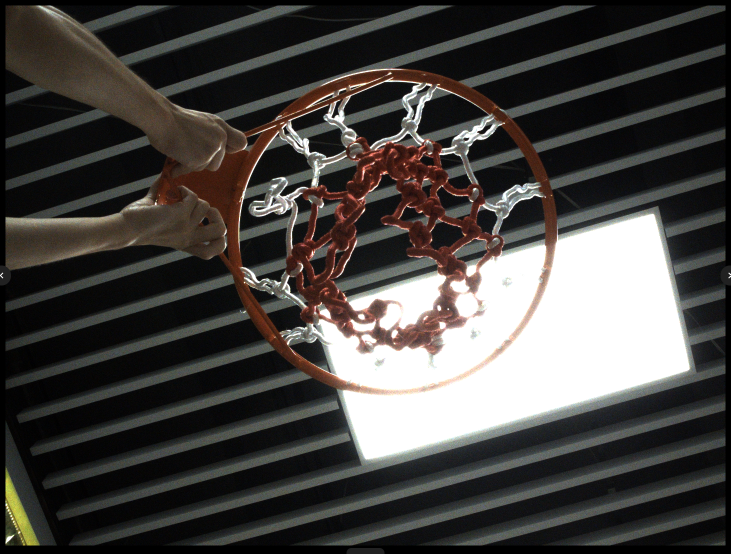
#> input picture pictures/hoop1.jpg, 1461 x 1107 px, found by its file name (shown at 1/2 size)
$ python hoop.py
#> lines starting #> are read from the running program, lines starting #| are printed output that depends on the picture; after the words box and inside, x2 and y2 are one past the last pixel; in counts of white or black regions, pixels touching at a corner belong together
import cv2
import numpy as np

def process_and_compare_methods(image_path):
    """
    加载图像，同时使用轮廓拟合和霍夫变换检测篮球筐，并在网格中对比结果。
    """
#> called with image_path = '/home/niu/Desktop/hoop1.jpg'
    # --- 0. 设置缩放比例 ---
    scale_percent = 50

    # --- 1. 加载图像 ---
    image = cv2.imread(image_path)
#> image is the input picture: shape (1107, 1461, 3); mean B, G, R 65.7, 68.3, 70.9
    if image is None:
        print(f"错误: 无法加载图片，请检查路径: {image_path}")
        return
    print("图像加载成功，开始处理...")

    # --- 2. 预处理 (颜色分割和二值化) ---
    hsv = cv2.cvtColor(image, cv2.COLOR_BGR2HSV)
#> hsv: shape (1107, 1461, 3); mean H, S, V 56.4, 53.4, 73.4

    # --- 修改部分：已移除不必要的mask2 ---
    # 根据您找到的参数，我们只需要一个HSV范围。
    lower_bound = np.array([13, 0, 0])
    upper_bound = np.array([179, 190, 241])

    # 直接生成最终的二值化掩码
    binarized_mask = cv2.inRange(hsv, lower_bound, upper_bound)
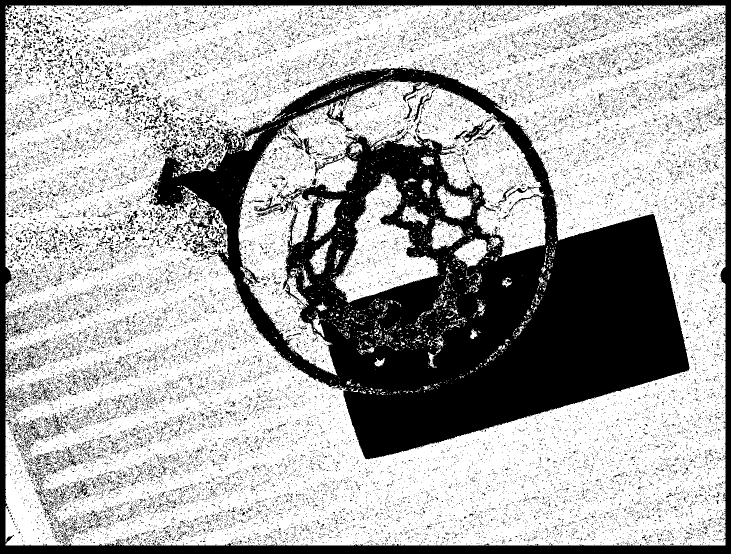
#> binarized_mask: shape (1107, 1461) (shown at 1/2 size); 68% white; 33752 black regions (32984 under 20 px), largest, box (x1, y1, x2, y2) and area: (305, 129, 1379, 919) 329110, (0, 0, 1461, 1107) 65524, (508, 393, 567, 435) 640
    binarized_mask = cv2.bitwise_not(binarized_mask)
    cv2.imshow("tt",binarized_mask)
    # print(binarized_mask)

    # 形态学处理，清理掩码
    kernel = cv2.getStructuringElement(cv2.MORPH_ELLIPSE, (7, 7))
    mask_opened = cv2.morphologyEx(binarized_mask, cv2.MORPH_CLOSE, kernel, iterations=3)
#> mask_opened: shape (1107, 1461); 96.1% white; 126 black regions, largest, box (x1, y1, x2, y2) and area: (11, 962, 84, 1090) 4019, (792, 889, 882, 942) 2210, (951, 890, 1011, 952) 1808
    mask_opened = cv2.morphologyEx(mask_opened, cv2.MORPH_OPEN, kernel, iterations=2)
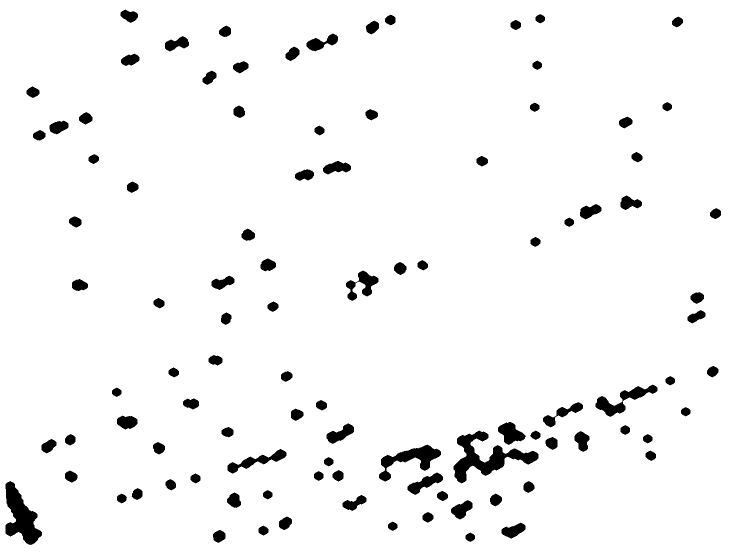
#> mask_opened: shape (1107, 1461) (shown at 1/2 size); 96% white; 100 black regions, largest, box (x1, y1, x2, y2) and area: (907, 861, 1077, 967) 6081, (11, 962, 84, 1090) 4713, (758, 889, 882, 963) 3226
    print("预处理完成，生成二值化图。")

    # --- 3. 方法一：轮廓拟合 (Contour Fitting) ---
    result_contour = image.copy()
    contours, _ = cv2.findContours(mask_opened, cv2.RETR_EXTERNAL, cv2.CHAIN_APPROX_SIMPLE)
#> contours = [[[0, 0], [0, 1106], [1460, 1106], [1460, 0]]]
    if contours:
        # vstack所有轮廓点以处理被分割的轮廓
        all_points = np.vstack([cnt for cnt in contours])
#> all_points = [[0, 0], [0, 1106], [1460, 1106], [1460, 0]]
        if len(all_points) >= 5:
            ellipse = cv2.fitEllipse(all_points)
            cv2.ellipse(result_contour, ellipse, (0, 255, 0), 5) # 绿色椭圆
            print("方法一 (轮廓拟合) 检测成功。")

    # --- 4. 方法二：霍夫圆变换 (Hough Circle Transform) ---
    result_hough = image.copy()
    circles = cv2.HoughCircles(mask_opened, cv2.HOUGH_GRADIENT, dp=1.2, minDist=100,
                               param1=100, param2=25, minRadius=int(image.shape[1]*0.15), maxRadius=int(image.shape[1]*0.4))
#> circles = 14 rows, first 8: [688.2, 570.6, 494.2], [813, 615, 371.2], [456.6, 570.6, 484.9], [798.6, 408.6, 527.8], [737.4, 744.6, 296], [534.6, 936.6, 397.1], [1056.6, 636.6, 265.9], [839.4, 744.6, 222.5]
    if circles is not None:
        circles = np.uint16(np.around(circles))
#> circles = 14 rows, first 8: [688, 571, 494], [813, 615, 371], [457, 571, 485], [799, 409, 528], [737, 745, 296], [535, 937, 397], [1057, 637, 266], [839, 745, 222]
        for i in circles[0, :]:
            cv2.circle(result_hough, (i[0], i[1]), i[2], (0, 0, 255), 5) # 红色圆形
#> this loop made 14 passes
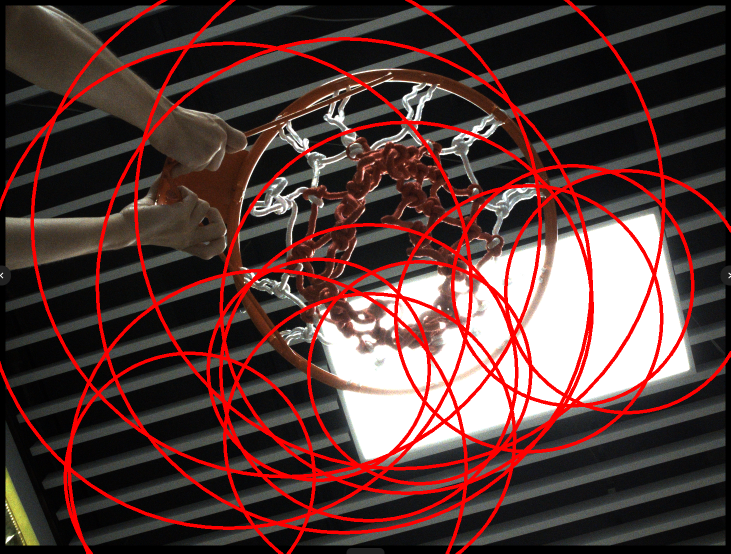
#> result_hough: shape (1107, 1461, 3) (shown at 1/2 size); 10.68% of pixels changed, all inside (x1, y1, x2, y2) = (0, 0, 1461, 1107)
        print(f"方法二 (霍夫变换) 检测成功，找到 {len(circles[0])} 个圆。")
#| 方法二 (霍夫变换) 检测成功，找到 14 个圆。
    else:
        print("方法二 (霍夫变换) 未找到圆形。")

    # --- 5. 准备并拼接网格视图 ---
    width = int(image.shape[1] * scale_percent / 100)
    height = int(image.shape[0] * scale_percent / 100)
    dim = (width, height)
    font = cv2.FONT_HERSHEY_SIMPLEX
#> font = 0

    img_resized = cv2.resize(image, dim)
    cv2.putText(result_contour, "Contour Fit (Green)", (10, 50), font, 1.5, (0, 255, 0), 3)
#> result_contour: shape (1107, 1461, 3); 0.3% of pixels changed, all inside (x1, y1, x2, y2) = (13, 11, 471, 64)
    cv2.putText(result_hough, "Hough Transform (Red)", (10, 50), font, 1.5, (0, 0, 255), 3)
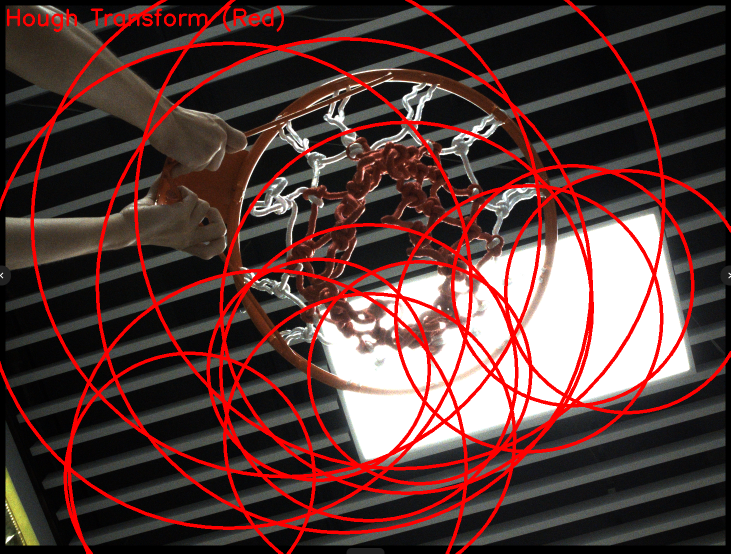
#> result_hough: shape (1107, 1461, 3) (shown at 1/2 size); 0.37% of pixels changed, all inside (x1, y1, x2, y2) = (14, 11, 568, 64)
    contour_resized = cv2.resize(result_contour, dim)
    hough_resized = cv2.resize(result_hough, dim)

    # 这里的mask_opened就是标准的二值化图 (目标为白)
    binarized_resized = cv2.resize(cv2.cvtColor(mask_opened, cv2.COLOR_GRAY2BGR), dim)

    # 拼接网格
    top_row = np.hstack((img_resized, binarized_resized))
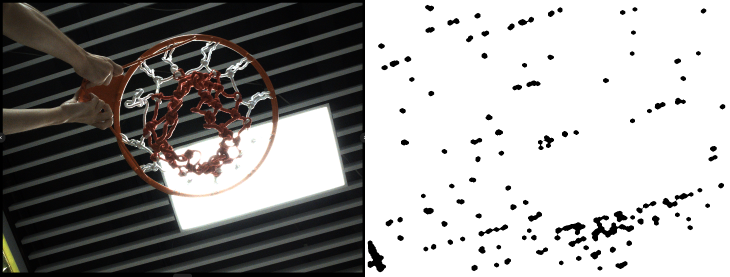
#> top_row: shape (553, 1460, 3) (shown at 1/2 size); mean B, G, R 155.2, 156.5, 157.7
    bottom_row = np.hstack((contour_resized, hough_resized))
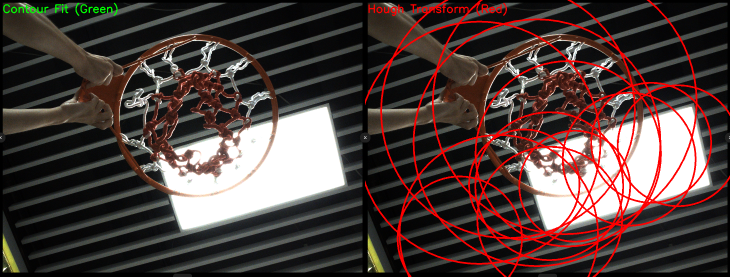
#> bottom_row: shape (553, 1460, 3) (shown at 1/2 size); mean B, G, R 61.1, 63.9, 80
    combined_view = np.vstack((top_row, bottom_row))
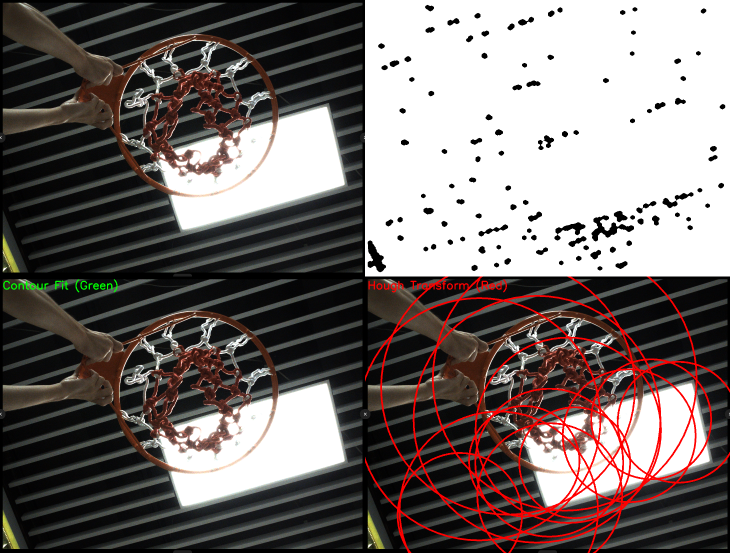
#> combined_view: shape (1106, 1460, 3) (shown at 1/2 size); mean B, G, R 108.1, 110.2, 118.8

    # --- 6. 显示最终对比图 ---
    cv2.imshow('Contour Fit vs. Hough Transform', combined_view)
    cv2.waitKey(0)
    cv2.destroyAllWindows()

# --- 主程序入口 ---
if __name__ == '__main__':
    image_filename = "/home/niu/Desktop/hoop1.jpg"
    process_and_compare_methods(image_filename)

$ run again, with pictures/hoop2.jpg copied over pictures/hoop1.jpg
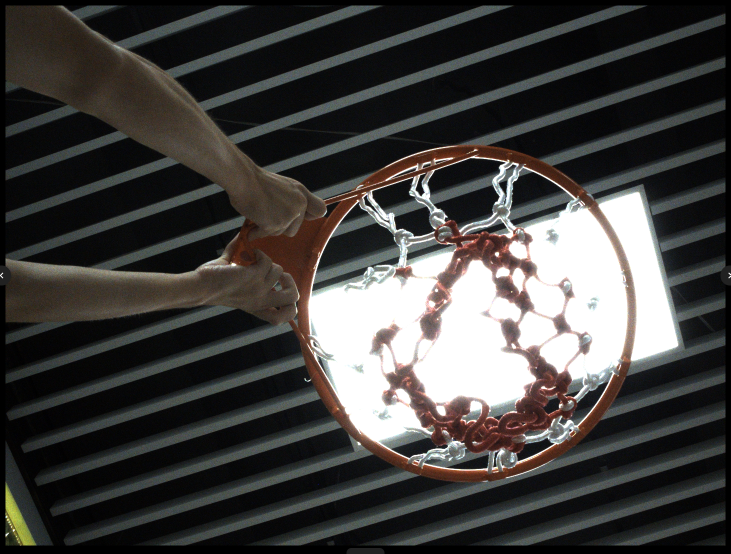
#> input picture pictures/hoop2.jpg, 1461 x 1107 px, found by its file name (shown at 1/2 size)
#> in process_and_compare_methods, image is the input picture: shape (1107, 1461, 3); mean B, G, R 63, 64.8, 66.2
#> hsv: shape (1107, 1461, 3); mean H, S, V 62.3, 55.1, 69.5
#> contours = [[[0, 0], [0, 1106], [1460, 1106], [1460, 0]]]
#> all_points = [[0, 0], [0, 1106], [1460, 1106], [1460, 0]]
#> in process_and_compare_methods, `circles = cv2.HoughCircles(mask_opened, cv2.HOUGH_GRADIENT, dp=1.2, mi..`: circles = 66 rows, first 8: [862.2, 553.8, 481.7], [753, 603, 578], [999, 478.2, 456.4], [601.8, 576.6, 502.7], [941.4, 658.2, 439.3], [468.6, 498.6, 472.2], [819, 681, 568.8], [887.4, 444.6, 562.2]
#> in process_and_compare_methods, `circles = np.uint16(np.around(circles))`: circles = 66 rows, first 8: [862, 554, 482], [753, 603, 578], [999, 478, 456], [602, 577, 503], [941, 658, 439], [469, 499, 472], [819, 681, 569], [887, 445, 562]
#> the loop in process_and_compare_methods, `for i in circles[0, :]:` made 66 passes
#> after the loop in process_and_compare_methods, `for i in circles[0, :]:`:
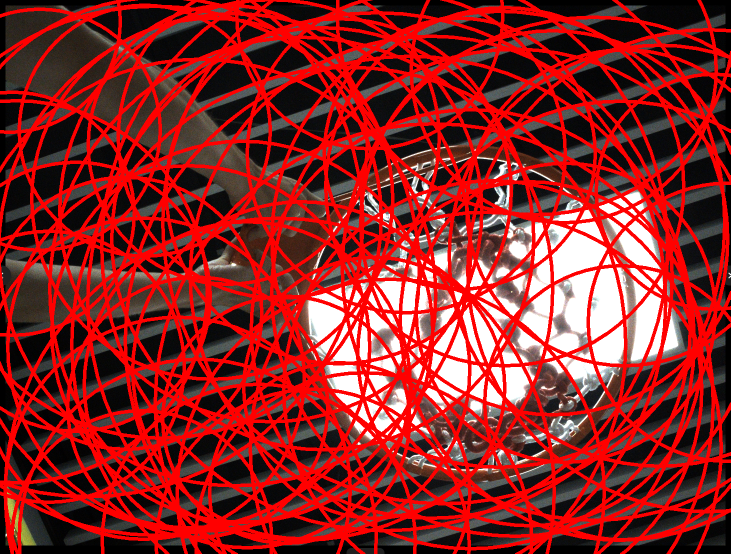
#> result_hough: shape (1107, 1461, 3) (shown at 1/2 size); mean B, G, R 37.4, 38.4, 142.8
#| 方法二 (霍夫变换) 检测成功，找到 66 个圆。
#> font = 0
#> result_contour: shape (1107, 1461, 3); 0.3% of pixels changed, all inside (x1, y1, x2, y2) = (13, 11, 471, 64)
#> in process_and_compare_methods, `combined_view = np.vstack((top_row, bottom_row))`:
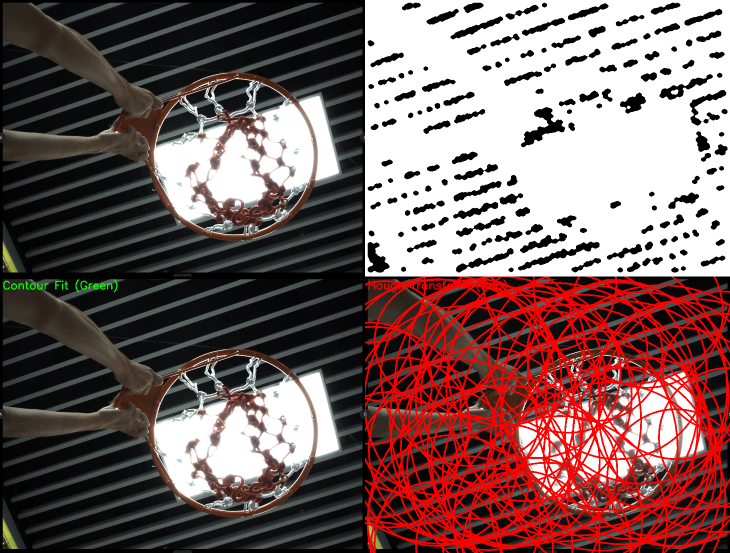
#> combined_view: shape (1106, 1460, 3) (shown at 1/2 size); mean B, G, R 95.7, 96.9, 123.6

$ run again, with pictures/hoop3.jpg copied over pictures/hoop1.jpg
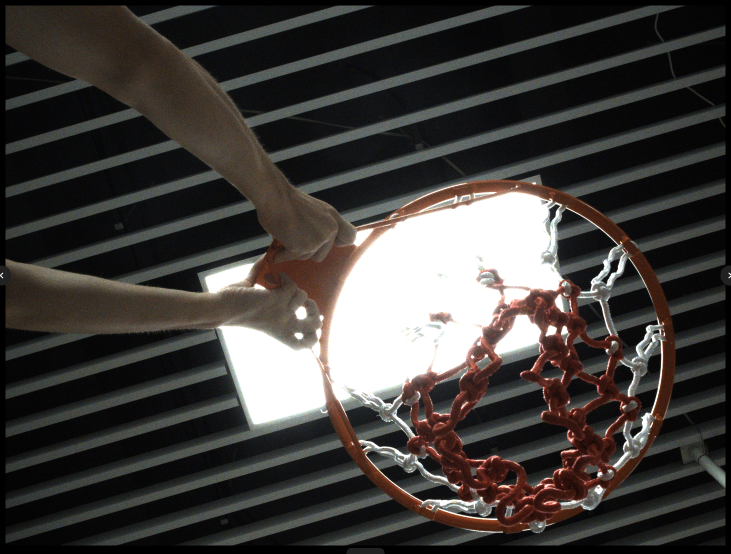
#> input picture pictures/hoop3.jpg, 1461 x 1107 px, found by its file name (shown at 1/2 size)
#> in process_and_compare_methods, image is the input picture: shape (1107, 1461, 3); mean B, G, R 59.2, 61.8, 65.1
#> hsv: shape (1107, 1461, 3); mean H, S, V 56.2, 56.3, 67.6
#> contours = [[[0, 0], [0, 1106], [1460, 1106], [1460, 0]]]
#> all_points = [[0, 0], [0, 1106], [1460, 1106], [1460, 0]]
#> in process_and_compare_methods, `circles = cv2.HoughCircles(mask_opened, cv2.HOUGH_GRADIENT, dp=1.2, mi..`: circles = 23 rows, first 8: [821.4, 509.4, 430.6], [699, 561, 359], [473.4, 552.6, 388.1], [888.6, 615, 464.3], [523.8, 663, 321.2], [701.4, 444.6, 423.5], [305.4, 462.6, 441.7], [977.4, 673.8, 533.2]
#> in process_and_compare_methods, `circles = np.uint16(np.around(circles))`: circles = 23 rows, first 8: [821, 509, 431], [699, 561, 359], [473, 553, 388], [889, 615, 464], [524, 663, 321], [701, 445, 423], [305, 463, 442], [977, 674, 533]
#> the loop in process_and_compare_methods, `for i in circles[0, :]:` made 23 passes
#> after the loop in process_and_compare_methods, `for i in circles[0, :]:`:
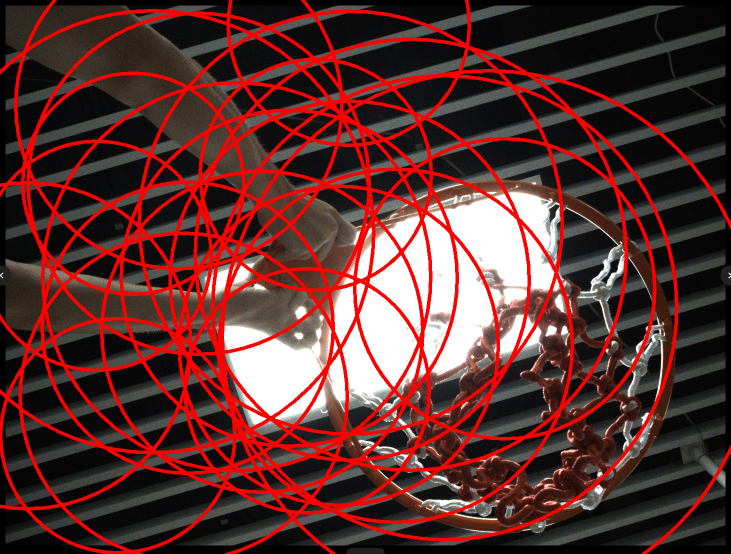
#> result_hough: shape (1107, 1461, 3) (shown at 1/2 size); 16.95% of pixels changed, all inside (x1, y1, x2, y2) = (0, 0, 1461, 1107)
#| 方法二 (霍夫变换) 检测成功，找到 23 个圆。
#> font = 0
#> result_contour: shape (1107, 1461, 3); 0.3% of pixels changed, all inside (x1, y1, x2, y2) = (13, 11, 471, 64)
#> in process_and_compare_methods, `combined_view = np.vstack((top_row, bottom_row))`:
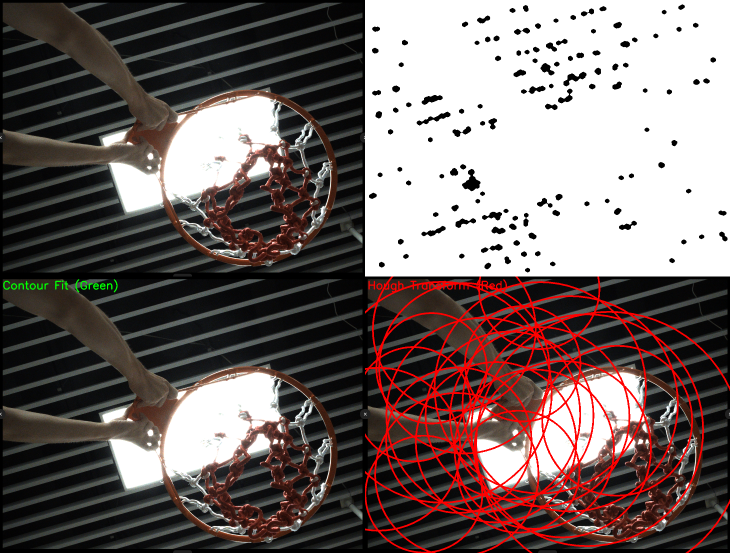
#> combined_view: shape (1106, 1460, 3) (shown at 1/2 size); mean B, G, R 102.6, 104.5, 117.6
